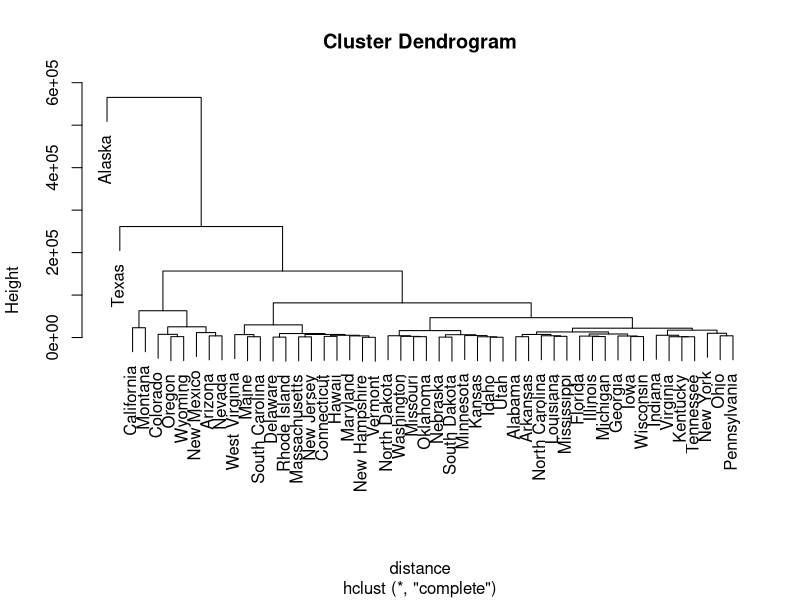
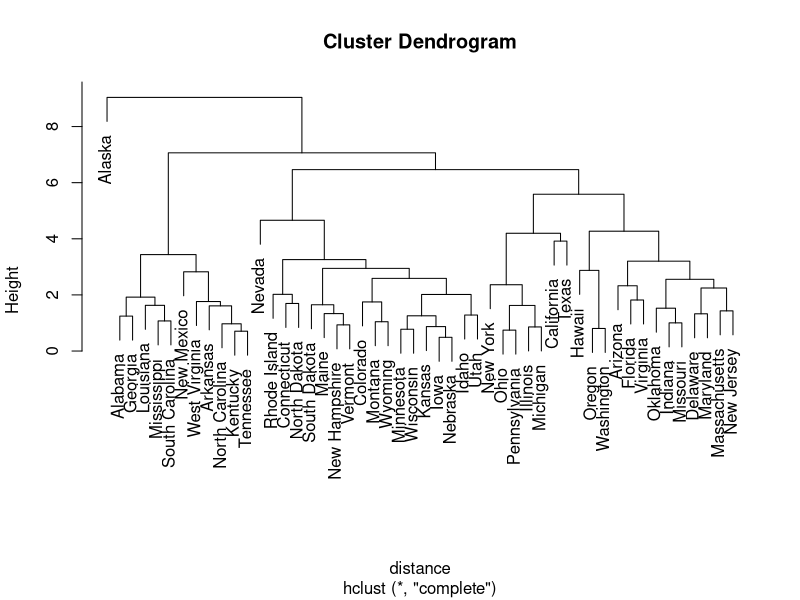
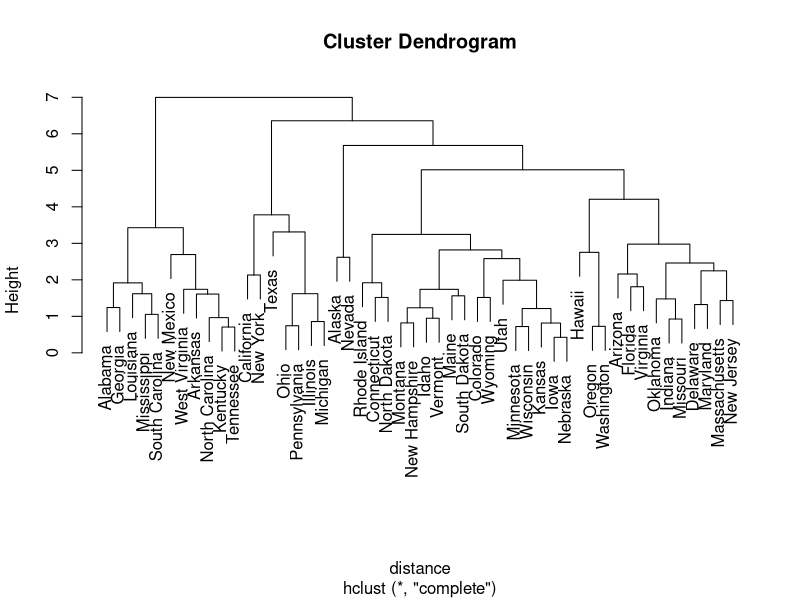
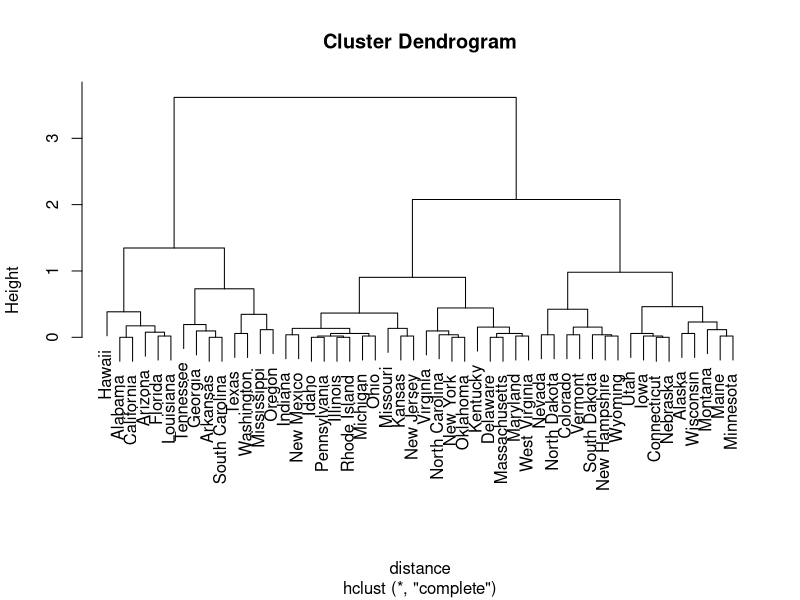
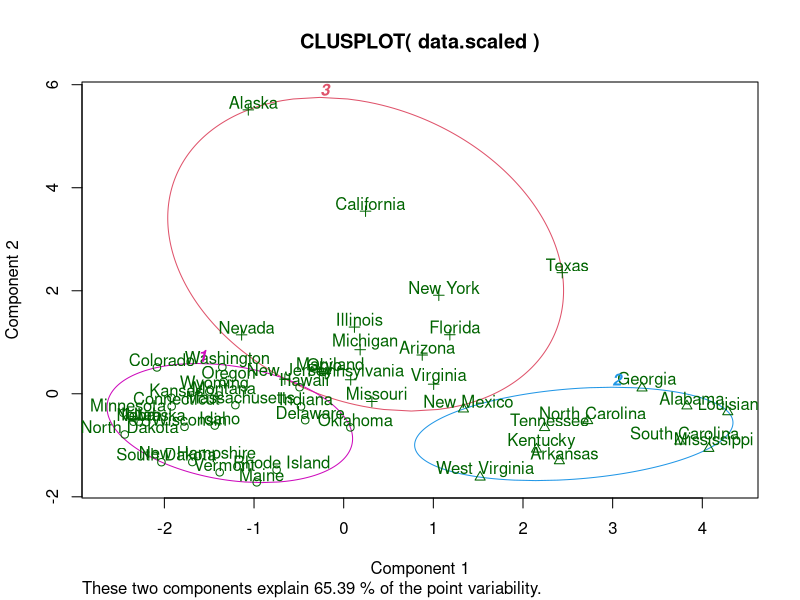
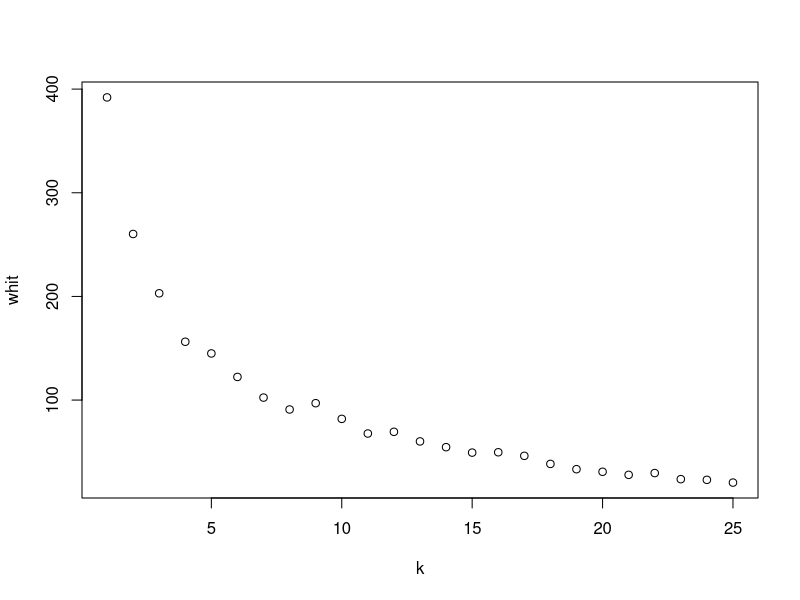
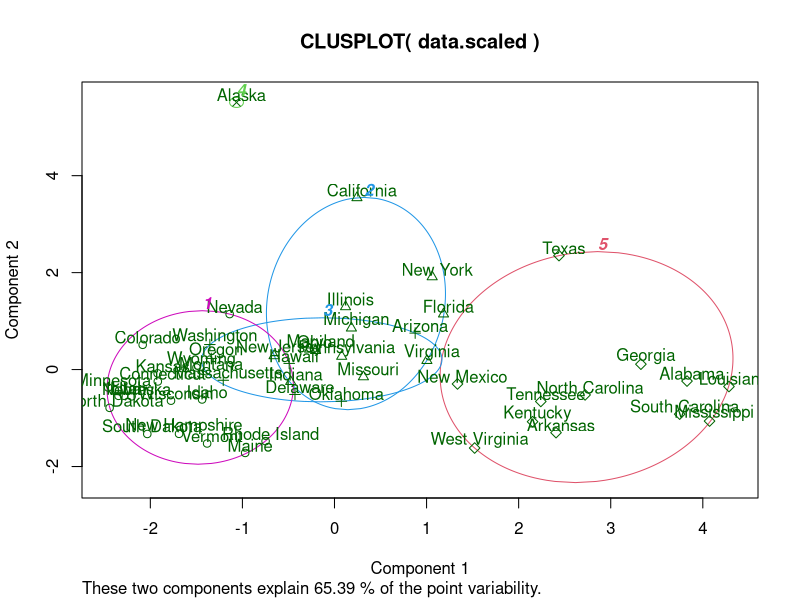

Write R code to recreate these figures, in order.
# CLUSTER

library(tidyverse)
library(datasets)
library(cluster)


data <- state.x77



# Computing the distance matrix
distance <- dist(as.matrix(data))

# Clustering
hc <- hclust(distance)

# Plotting a dendogram
plot(hc)

# Scaling data (normalization)
data.scaled <- scale(data)

# dendogram with normalized data
distance <- dist(as.matrix(data.scaled))
hc <- hclust(distance)
plot(hc)

# dendogram without Area
data.scaled_noArea <- scale(data[,1:7])
distance <- dist(as.matrix(data.scaled_noArea))
hc <- hclust(distance)
plot(hc)

# dendogram only with Frost
data.scaled_Frost <- scale(data[,7])
distance <- dist(as.matrix(data.scaled_Frost))
hc <- hclust(distance)
plot(hc)



# K-means CLustering
clust <- kmeans(data.scaled, 3)   # k = 5
summary(clust)
# Centers of the clusters (mean values)
clust$centers
# Clusters
clust$cluster
# Within-cluster sum of squares
clust$withinss
# Total sum of squares across clusters
clust$tot.withinss

# Plotting k-means clusters
clusplot(data.scaled, clust$cluster, color = T, shaed = T, labels = 2, lines = 0)

# CHOOSING NUMBER OF K USING ELBOW METHOD
whit <- c()
k <- c()
for (i in 1:25) {
    clust <- kmeans(data.scaled, i)
    whit[[i]] <- clust$tot.withinss
    k[[i]] <- i
}

elbow <- cbind(k, whit) %>%
    data.frame()
plot(elbow)

clust <- kmeans(data.scaled, 5)
clust$cluster
clusplot(data.scaled, clust$cluster, color = T, shaed = T, labels = 2, lines = 0)



